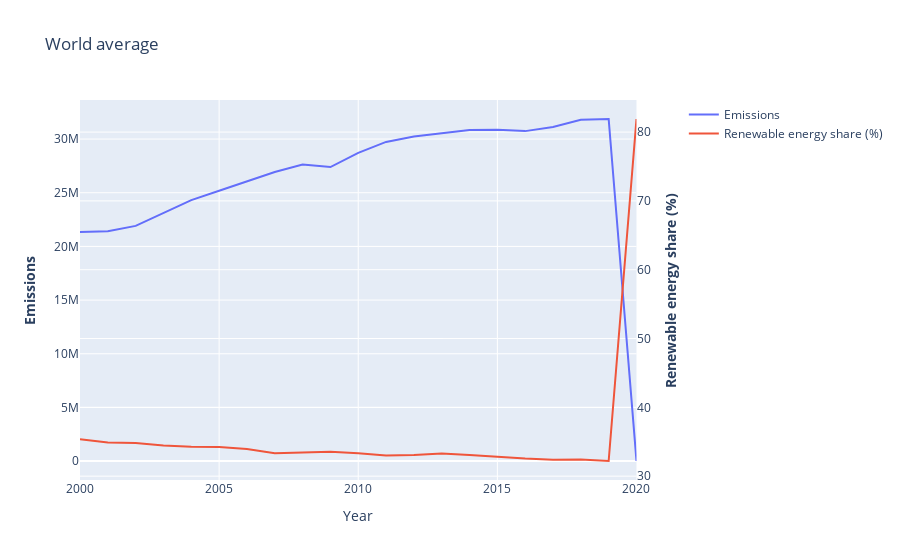

Notebook source saved alongside this figure:
### Markdown cell above
If you look figure 2, two of these countries get loads of energy from renewable sources, yet they are still in the top 10 most emitting countries.

### Code cell
developed_countries = [
    "Australia",
    "Austria",
    "Belgium",
    "Canada",
    "Denmark",
    "Finland",
    "France",
    "Germany",
    "Iceland",
    "Ireland",
    "Israel",
    "Italy",
    "Japan",
    "Luxembourg",
    "Netherlands",
    "New Zealand",
    "Norway",
    "Portugal",
    "Singapore",
    "South Korea",
    "Spain",
    "Sweden",
    "Switzerland",
    "United Kingdom",
    "United States",
    "Andorra",
    "Cyprus",
    "Czech Republic",
    "Estonia",
    "Greece",
    "Hong Kong SAR",
    "Latvia",
    "Lithuania",
    "Malta",
    "Monaco",
    "San Marino",
    "Slovakia",
    "Slovenia"
]

df = pd.read_parquet("../graphs/small_merge.parquet")
countries = pd.read_csv("../datasets/sus.csv")["Entity"].drop_duplicates()
world_data = df[(df['Element'] == "Emissions (CO2)") & (df['Item'] == "All sectors without LULUCF") & (df['Area'].isin(countries))].drop(columns=[
    'Item', 'Access to electricity (% of population)',
    'Access to clean fuels for cooking',
    'Renewable-electricity-generating-capacity-per-capita',
    'Financial flows to developing countries (US $)',
    'Electricity from fossil fuels (TWh)', 'Electricity from nuclear (TWh)',
    'Low-carbon electricity (% electricity)',
    'Primary energy consumption per capita (kWh/person)',
    'Energy intensity level of primary energy (MJ/$2017 PPP GDP)',
    'Value_co2_emissions_kt_by_country',
    'Renewables (% equivalent primary energy)', 'gdp_growth',
    'gdp_per_capita', 'Density\\n(P/Km2)', 'Land Area(Km2)', 'Latitude',
    'Longitude']).dropna()
means = pd.concat([world_data['Renewable energy share in the total final energy consumption (%)'].groupby(world_data['Year']).mean(), world_data['Emission'].groupby(world_data['Year']).sum()], axis=1)

import plotly.graph_objects as go
from plotly.subplots import make_subplots

# Create figure with secondary y-axis
fig = make_subplots(specs=[[{"secondary_y": True}]])

# Add traces
fig.add_trace(
    go.Scatter(x=means.index, y=means['Emission'], name="Emissions"),
    secondary_y=False,
)

fig.add_trace(
    go.Scatter(x=means.index, y=means['Renewable energy share in the total final energy consumption (%)'], name="Renewable energy share (%)"),
    secondary_y=True,
)

# Add figure title
fig.update_layout(
    title_text="World average"
)

# Set x-axis title
fig.update_xaxes(title_text="Year")

# Set y-axes titles
fig.update_yaxes(title_text="<b>Emissions</b>", secondary_y=False)
fig.update_yaxes(title_text="<b>Renewable energy share (%)</b>", secondary_y=True)

fig.show()

### Figure 1 — Plotly figure (JSON) as saved in the notebook; plotly's stock layout.template omitted (floating-point values rounded to 4 significant figures)
{"data": [{"name": "Emissions", "type": "scatter", "x": [2000, 2001, 2002, 2003, 2004, 2005, 2006, 2007, 2008, 2009, 2010, 2011, 2012, 2013, 2014, 2015, 2016, 2017, 2018, 2019, 2020], "xaxis": "x", "y": [21350000.0, 21410000.0, 21910000.0, 23120000.0, 24310000.0, 25190000.0, 26050000.0, 26930000.0, 27620000.0, 27400000.0, 28720000.0, 29730000.0, 30250000.0, 30520000.0, 30850000.0, 30870000.0, 30740000.0, 31120000.0, 31800000.0, 31870000.0, 10054], "yaxis": "y"}, {"name": "Renewable energy share (%)", "type": "scatter", "x": [2000, 2001, 2002, 2003, 2004, 2005, 2006, 2007, 2008, 2009, 2010, 2011, 2012, 2013, 2014, 2015, 2016, 2017, 2018, 2019, 2020], "xaxis": "x", "y": [35.37, 34.9, 34.83, 34.46, 34.28, 34.23, 33.94, 33.34, 33.43, 33.53, 33.33, 32.99, 33.08, 33.28, 33.07, 32.77, 32.55, 32.38, 32.44, 32.2, 81.9], "yaxis": "y2"}], "layout": {"title": {"text": "World average"}, "xaxis": {"anchor": "y", "domain": [0, 0.94], "title": {"text": "Year"}}, "yaxis": {"anchor": "x", "domain": [0, 1], "title": {"text": "<b>Emissions</b>"}}, "yaxis2": {"anchor": "x", "overlaying": "y", "side": "right", "title": {"text": "<b>Renewable energy share (%)</b>"}}}}
